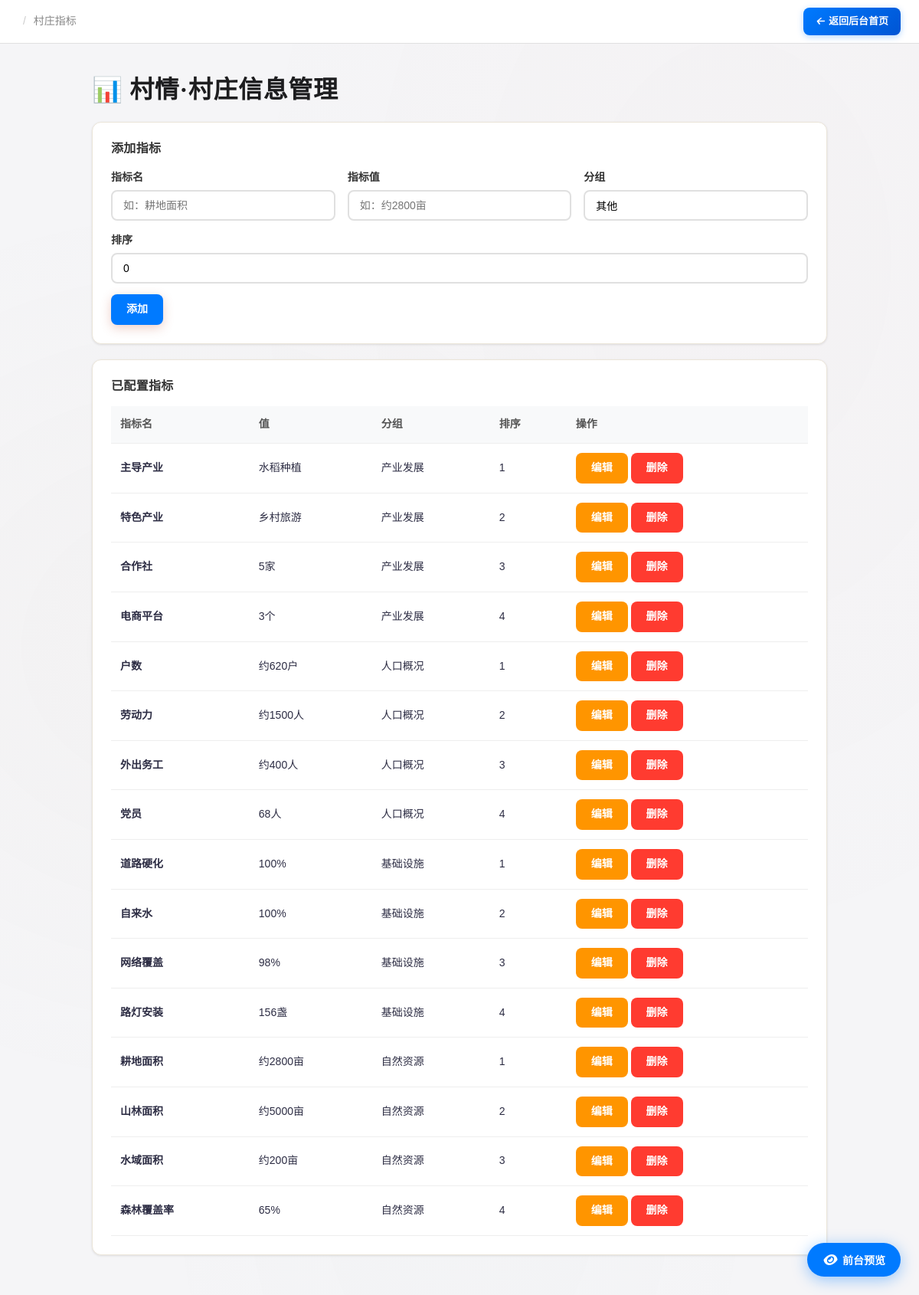
/admin/village-stats (signed in), run on the app's committed database.
### models.py (models this page shows)
class VillageStat(db.Model):
    __tablename__ = "village_stats"
    id = db.Column(db.Integer, primary_key=True)
    label = db.Column(db.String(100), nullable=False)  # 指标名
    value = db.Column(db.String(100), default="")  # 指标值
    group_name = db.Column(db.String(50), default="其他")  # 分组
    sort_order = db.Column(db.Integer, default=0)  # 排序

### routes/admin.py (the view, shortened to what this page needs)
@admin_bp.route("/admin/village-stats", methods=["GET", "POST"])
@admin_required
def admin_village_stats():
    stats = VillageStat.query.order_by(
        VillageStat.group_name, VillageStat.sort_order, VillageStat.id
    ).all()
    return render_template("admin_village_stats.html", stats=stats)

### models.py (called while the page is built)
    @classmethod
    def get(cls):
        try:
            row = cls.query.first()
        except Exception:
            row = None
        if row is None:
            row = cls(id=1, **cls.default_values())
        return row

    @property
    def nav_items(self):
        try:
            items = json.loads(self.nav_menu) if self.nav_menu else []
        except (json.JSONDecodeError, TypeError):
            items = []
        if not isinstance(items, list):
            items = []
        items = [i for i in items if i.get("is_active", True)]
        items.sort(key=lambda x: x.get("sort_order", 0))
        return items

    @property
    def footer_link_groups(self):
        try:
            groups = json.loads(self.footer_links) if self.footer_links else []
        except (json.JSONDecodeError, TypeError):
            groups = []
        return groups if isinstance(groups, list) else []

### templates/admin_village_stats.html (shortened to what this page needs)
{% extends 'base.html' %} {% block title %}村庄信息管理 - 管理后台{% endblock %}  {% block content %}
<div class="admin-wrap">
  <h2>📊 村情·村庄信息管理</h2>
  <div class="card">
    <h3>添加指标</h3>
    <form method="post" action="{{ url_for('admin.admin_village_stats') }}">
      <div class="row-3">
        <div class="form-group">
          <label for="label">指标名</label>
          <input type="text" id="label" name="label" required placeholder="如：耕地面积" />
        </div>
        <div class="form-group">
          <label for="value">指标值</label>
          <input type="text" id="value" name="value" placeholder="如：约2800亩" />
        </div>
        <div class="form-group">
          <label for="group_name">分组</label>
          <input type="text" id="group_name" name="group_name" value="其他" placeholder="自然资源/人口概况/产业发展/基础设施" />
        </div>
      </div>
      <div class="form-group">
        <label for="sort_order">排序</label>
        <input type="number" id="sort_order" name="sort_order" value="0" />
      </div>
      <button type="submit" class="btn btn-primary">添加</button>
    </form>
  </div>
  <div class="card">
    <h3>已配置指标</h3>
    {% if stats %}
    <div class="table-wrap">
      <table>
        <thead><tr><th>指标名</th><th>值</th><th>分组</th><th>排序</th><th>操作</th></tr></thead>
        <tbody>
          {% for s in stats %}
          <tr>
            <td><strong>{{ s.label }}</strong></td>
            <td>{{ s.value }}</td>
            <td>{{ s.group_name }}</td>
            <td>{{ s.sort_order }}</td>
            <td>
              <button class="btn btn-warning btn-sm" onclick="editS({{ s.id }}, '{{ s.label|e }}', '{{ s.value|e }}', '{{ s.group_name|e }}', {{ s.sort_order }})">编辑</button>
              <button class="btn btn-danger btn-sm" onclick="deleteS({{ s.id }})">删除</button>
            </td>
          </tr>
          {% endfor %}
        </tbody>
      </table>
    </div>
    {% else %}
    <p style="color:#999; text-align:center; padding:20px;">暂无指标，请添加</p>
    {% endif %}
  </div>
</div>
{% endblock %}

### static/css/style.css (style rules this page uses)
:root { --cinnabar: #c45c48; --cinnabar-light: #d97b6a; --cinnabar-pale: #f5e0dc; --jade: #5a8a7f; --jade-light: #7ab5a8; --jade-pale: #e0f0ec; --gold: #b8956a; --gold-light: #d4b896; --gold-pale: #f5efe6; --ink-dark: #1a1a2e; --ink: #2d2d44; --ink-light: #4a4a6a; --ink-muted: #7a7a9a; --paper: #faf8f3; --paper-warm: #f5f0e8; --paper-deep: #ebe5d9; --shadow-sm: 0 1px 3px rgba(26, 26, 46, 0.06); --shadow-md: 0 4px 16px rgba(26, 26, 46, 0.08); --shadow-lg: 0 8px 32px rgba(26, 26, 46, 0.1); --shadow-xl: 0 16px 48px rgba(26, 26, 46, 0.12); --font-display: "Noto Serif SC", "Source Han Serif SC", serif; --font-body: "Noto Sans SC", "PingFang SC", "Microsoft YaHei", sans-serif; --font-mono: "JetBrains Mono", "Fira Code", monospace; --radius-sm: 8px; --radius-md: 12px; --radius-lg: 16px; --radius-xl: 20px; --radius-full: 9999px; --space-1: 4px; --space-2: 8px; --space-3: 12px; --space-4: 16px; --space-5: 20px; --space-6: 24px; --space-8: 32px; --space-10: 40px; --space-12: 48px; --space-16: 64px; --ease-out: cubic-bezier(0.16, 1, 0.3, 1); --ease-in-out: cubic-bezier(0.65, 0, 0.35, 1); --duration-fast: 150ms; --duration-normal: 250ms; --duration-slow: 400ms; }
*, *::before, *::after { box-sizing: border-box; margin: 0; padding: 0; }
html { font-size: 16px; -webkit-font-smoothing: antialiased; -moz-osx-font-smoothing: grayscale; }
body { font-family: var(--font-body); background: var(--paper); color: var(--ink); line-height: 1.7; min-height: 100vh; display: flex; flex-direction: column; }
h1, h2, h3, h4, h5, h6 { font-family: var(--font-display); font-weight: 700; line-height: 1.3; color: var(--ink-dark); letter-spacing: 0.02em; }
h2 { font-size: clamp(1.4rem, 1.1rem + 1.5vw, 2rem); }
h3 { font-size: clamp(1.1rem, 0.95rem + 0.75vw, 1.35rem); }
.card { background: white; border-radius: var(--radius-lg); border: 1px solid var(--paper-deep); box-shadow: var(--shadow-sm); transition: all var(--duration-normal) var(--ease-out); }
.btn { display: inline-flex; align-items: center; justify-content: center; gap: var(--space-2); padding: 10px 24px; border-radius: var(--radius-md); font-size: 0.9rem; font-weight: 500; font-family: var(--font-body); cursor: pointer; transition: all var(--duration-fast) var(--ease-out); border: 1px solid transparent; line-height: 1.4; white-space: nowrap; }
.btn-primary { background: linear-gradient(135deg, var(--cinnabar), var(--cinnabar-light)); color: white; box-shadow: 0 4px 14px rgba(196, 92, 72, 0.3); }
.btn-sm { padding: 6px 14px; font-size: 0.8rem; }
.form-group { margin-bottom: var(--space-5); }
.form-group label { display: block; font-weight: 600; margin-bottom: var(--space-1); font-size: 0.85rem; color: var(--ink); }
table { width: 100%; border-collapse: collapse; font-size: 0.9rem; }
th { background: var(--paper-warm); padding: 12px 16px; text-align: left; font-weight: 600; color: var(--ink-light); border-bottom: 2px solid var(--paper-deep); white-space: nowrap; }
td { padding: 12px 16px; border-bottom: 1px solid var(--paper-deep); }

### templates/base.html (style rules this page uses)
body::before { content: ""; position: fixed; top: 0; left: 0; right: 0; bottom: 0; background-image: radial-gradient(ellipse at 20% 50%, rgba(184, 149, 106, 0.03) 0%, transparent 50%), radial-gradient(ellipse at 80% 20%, rgba(196, 92, 72, 0.02) 0%, transparent 50%), radial-gradient(ellipse at 50% 80%, rgba(90, 138, 127, 0.02) 0%, transparent 50%); pointer-events: none; z-index: 0; }
.card { background: white; border-radius: 16px; border: 1px solid var(--paper-deep); box-shadow: 0 2px 12px var(--shadow-soft); transition: all 0.4s cubic-bezier(0.4, 0, 0.2, 1); overflow: hidden; }
.btn { display: inline-flex; align-items: center; justify-content: center; gap: 6px; padding: 10px 24px; border-radius: 10px; font-size: 14px; font-weight: 500; cursor: pointer; transition: all 0.3s cubic-bezier(0.4, 0, 0.2, 1); border: none; outline: none; }
.btn-primary { background: linear-gradient(135deg, var(--cinnabar) 0%, var(--cinnabar-light) 100%); color: white; box-shadow: 0 4px 14px rgba(196, 92, 72, 0.3); }
body.is-admin { background: #f5f5f7; }

### data on the page
VillageStat: label "主导产业", value "水稻种植", group_name "产业发展", sort_order "1"
VillageStat: label "特色产业", value "乡村旅游", group_name "产业发展", sort_order "2"
VillageStat: label "合作社", value "5家", group_name "产业发展", sort_order "3"
VillageStat: label "电商平台", value "3个", group_name "产业发展", sort_order "4"
VillageStat: label "户数", value "约620户", group_name "人口概况", sort_order "1"
VillageStat: label "劳动力", value "约1500人", group_name "人口概况", sort_order "2"
VillageStat: label "外出务工", value "约400人", group_name "人口概况", sort_order "3"
VillageStat: label "党员", value "68人", group_name "人口概况", sort_order "4"
VillageStat: label "道路硬化", value "100%", group_name "基础设施", sort_order "1"
VillageStat: label "自来水", value "100%", group_name "基础设施", sort_order "2"
VillageStat: label "网络覆盖", value "98%", group_name "基础设施", sort_order "3"
VillageStat: label "路灯安装", value "156盏", group_name "基础设施", sort_order "4"
VillageStat: label "耕地面积", value "约2800亩", group_name "自然资源", sort_order "1"
VillageStat: label "山林面积", value "约5000亩", group_name "自然资源", sort_order "2"
VillageStat: label "水域面积", value "约200亩", group_name "自然资源", sort_order "3"
VillageStat: label "森林覆盖率", value "65%", group_name "自然资源", sort_order "4"
